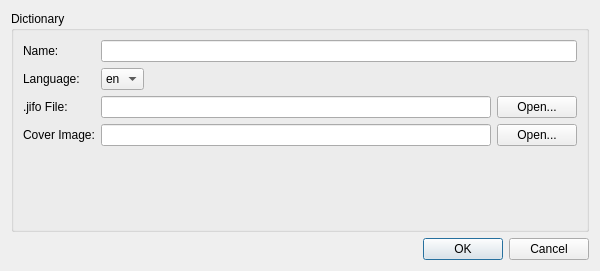
<?xml version="1.0" encoding="UTF-8"?>
<ui version="4.0">
 <class>EditDictionaryDialog</class>
 <widget class="QDialog" name="EditDictionaryDialog">
  <property name="geometry">
   <rect>
    <x>0</x>
    <y>0</y>
    <width>600</width>
    <height>271</height>
   </rect>
  </property>
  <property name="windowTitle">
   <string>Edit Dictionary</string>
  </property>
  <layout class="QVBoxLayout" name="verticalLayout">
   <item>
    <widget class="QGroupBox" name="groupBox">
     <property name="title">
      <string>Dictionary</string>
     </property>
     <layout class="QFormLayout" name="formLayout">
      <property name="fieldGrowthPolicy">
       <enum>QFormLayout::ExpandingFieldsGrow</enum>
      </property>
      <property name="labelAlignment">
       <set>Qt::AlignLeading|Qt::AlignLeft|Qt::AlignVCenter</set>
      </property>
      <item row="0" column="0">
       <widget class="QLabel" name="label">
        <property name="text">
         <string>Name:</string>
        </property>
       </widget>
      </item>
      <item row="0" column="1">
       <widget class="QLineEdit" name="dictionaryNameLineEdit"/>
      </item>
      <item row="2" column="0">
       <widget class="QLabel" name="label_2">
        <property name="text">
         <string>Language:</string>
        </property>
       </widget>
      </item>
      <item row="2" column="1">
       <widget class="QComboBox" name="dictionaryLangComboBox">
        <property name="editable">
         <bool>false</bool>
        </property>
        <item>
         <property name="text">
          <string>en</string>
         </property>
        </item>
        <item>
         <property name="text">
          <string>ja</string>
         </property>
        </item>
       </widget>
      </item>
      <item row="4" column="0">
       <widget class="QLabel" name="label_3">
        <property name="text">
         <string>.jifo File:</string>
        </property>
       </widget>
      </item>
      <item row="4" column="1">
       <layout class="QHBoxLayout" name="horizontalLayout">
        <item>
         <widget class="QLineEdit" name="jifoFileLineEdit"/>
        </item>
        <item>
         <widget class="QPushButton" name="openJifoFileButton">
          <property name="text">
           <string>Open...</string>
          </property>
         </widget>
        </item>
       </layout>
      </item>
      <item row="6" column="0">
       <widget class="QLabel" name="label_4">
        <property name="text">
         <string>Cover Image:</string>
        </property>
       </widget>
      </item>
      <item row="6" column="1">
       <layout class="QHBoxLayout" name="horizontalLayout_2">
        <item>
         <widget class="QLineEdit" name="imageLineEdit"/>
        </item>
        <item>
         <widget class="QPushButton" name="openImageButton">
          <property name="text">
           <string>Open...</string>
          </property>
         </widget>
        </item>
       </layout>
      </item>
     </layout>
    </widget>
   </item>
   <item>
    <widget class="QDialogButtonBox" name="buttonBox">
     <property name="orientation">
      <enum>Qt::Horizontal</enum>
     </property>
     <property name="standardButtons">
      <set>QDialogButtonBox::Cancel|QDialogButtonBox::Ok</set>
     </property>
    </widget>
   </item>
  </layout>
 </widget>
 <resources/>
 <connections>
  <connection>
   <sender>buttonBox</sender>
   <signal>accepted()</signal>
   <receiver>EditDictionaryDialog</receiver>
   <slot>accept()</slot>
   <hints>
    <hint type="sourcelabel">
     <x>248</x>
     <y>254</y>
    </hint>
    <hint type="destinationlabel">
     <x>157</x>
     <y>274</y>
    </hint>
   </hints>
  </connection>
  <connection>
   <sender>buttonBox</sender>
   <signal>rejected()</signal>
   <receiver>EditDictionaryDialog</receiver>
   <slot>reject()</slot>
   <hints>
    <hint type="sourcelabel">
     <x>316</x>
     <y>260</y>
    </hint>
    <hint type="destinationlabel">
     <x>286</x>
     <y>274</y>
    </hint>
   </hints>
  </connection>
 </connections>
</ui>
